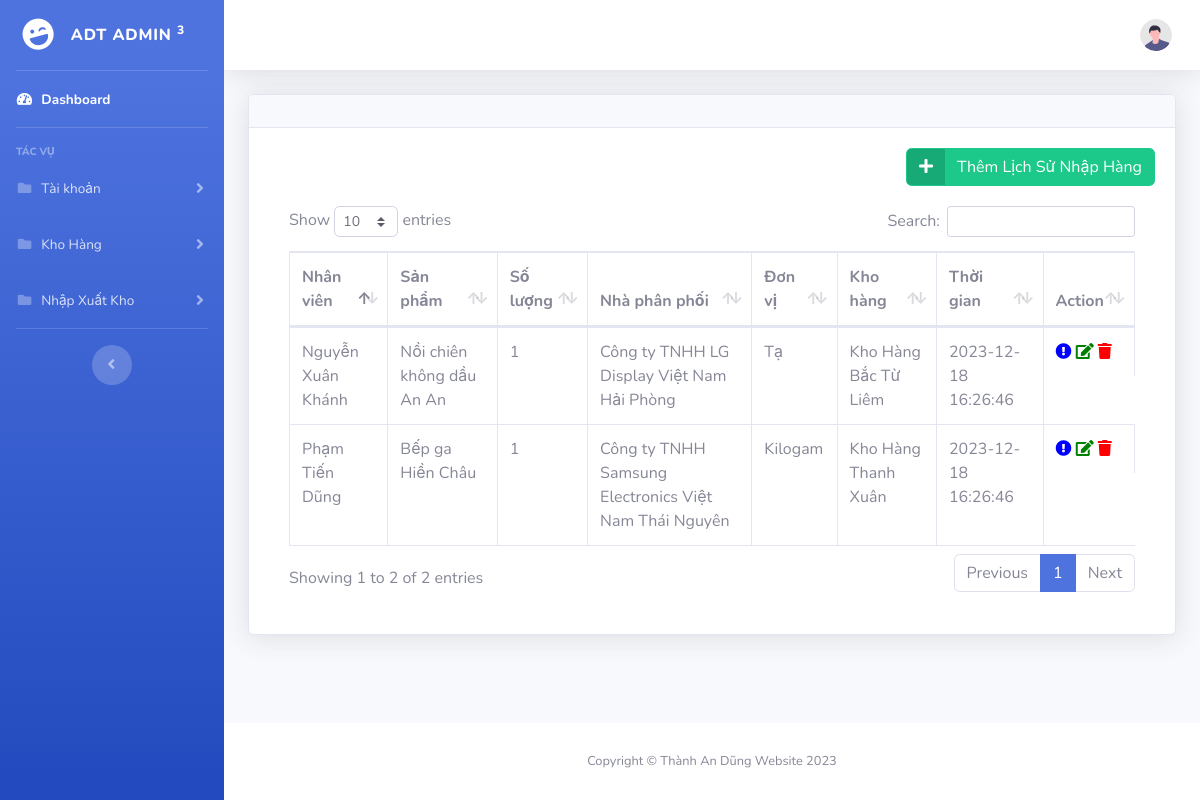
The page /lichsunhaphang/lichsunhaphang.php (signed in) on the database its author committed.
### tables this page shows
CREATE TABLE `lichsunhaphang` (
  `id` int(11) NOT NULL,
  `thoiGian` timestamp NOT NULL DEFAULT CURRENT_TIMESTAMP,
  `nhanVienId` int(11) NOT NULL,
  `sanPhamId` int(11) NOT NULL,
  `soLuong` int(11) NOT NULL,
  `nhaPhanPhoiId` int(11) NOT NULL,
  `donViId` int(11) NOT NULL,
  `khoHangId` int(11) NOT NULL
);

CREATE TABLE `nhanvien` (
  `id` int(11) NOT NULL,
  `tenNhanVien` varchar(100) NOT NULL,
  `soDienThoai` varchar(255) NOT NULL,
  `email` varchar(255) NOT NULL,
  `diaChi` varchar(255) NOT NULL,
  `chucVu` varchar(255) NOT NULL
);

CREATE TABLE `sanpham` (
  `id` int(11) NOT NULL,
  `tenSanPham` varchar(255) NOT NULL,
  `soLuong` int(11) NOT NULL,
  `donViId` int(11) NOT NULL,
  `nhaPhanPhoiId` int(11) NOT NULL,
  `danhMucId` int(11) NOT NULL
);

CREATE TABLE `nhaphanphoi` (
  `id` int(11) NOT NULL,
  `tenNhaPhanPhoi` varchar(255) NOT NULL,
  `dienThoai` varchar(20) NOT NULL,
  `diaChi` varchar(255) NOT NULL
);

CREATE TABLE `donvi` (
  `id` int(11) NOT NULL,
  `tenDonVi` varchar(255) NOT NULL
);

CREATE TABLE `khohang` (
  `id` int(11) NOT NULL,
  `tenKhoHang` varchar(100) NOT NULL,
  `diaChi` varchar(255) NOT NULL,
  `taiKhoanId` int(11) NOT NULL,
  `nhanVienId` int(11) NOT NULL
);

### lichsunhaphang/lichsunhaphang.php (the view, shortened to what this page needs)
<!DOCTYPE html>
<html lang="en">
<head>
    <link href="../vendor/fontawesome-free/css/all.min.css" rel="stylesheet" type="text/css">
    <link href="../css/sb-admin-2.min.css" rel="stylesheet">
    <link href="../vendor/datatables/dataTables.bootstrap4.min.css" rel="stylesheet">
</head>
<body id="page-top">
    <div id="wrapper">
        <?php require('../layout/menu.php'); ?>
        <div id="content-wrapper" class="d-flex flex-column">
            <div id="content">
                <?php require('../layout/header.php'); ?>
                <div class="container-fluid">
                    <div class="card shadow mb-4">
                        <div class="card-header py-3">
                        </div>
                        <div class="card-body">
                            <div class="table-responsive">
                                <div class="row justify-content-end">
                                    <div class="col-auto">
                                        <a href="themlichsunhaphang.php" class="btn btn-success btn-icon-split">
                                            <div class="icon">
                                                <i class="fas fa-plus"></i>
                                            </div>
                                            <span class="text">Thêm Lịch Sử Nhập Hàng</span>
                                        </a>
                                    </div>
                                </div>
                                <div class="card-body">
                                    <div class="table-responsive">
                                        <table class="table table-bordered" id="dataTable" width="100%" cellspacing="0">
                                            <thead>
                                                <tr>
                                                    <th>Nhân viên</th>
                                                    <th>Sản phẩm</th>
                                                    <th>Số lượng</th>
                                                    <th>Nhà phân phối</th>
                                                    <th>Đơn vị</th>
                                                    <th>Kho hàng</th>
                                                    <th>Thời gian</th>
                                                    <th>Action</th>
                                                </tr>
                                            </thead>
                                            <tbody>
                                                <?php
                                                require('../connection.php');
                                                $sql = "SELECT l.*, nv.tenNhanVien, sp.tenSanPham, np.tenNhaPhanPhoi, dv.tenDonVi, kh.tenKhoHang
                                                FROM lichsunhaphang l
                                                INNER JOIN nhanvien nv ON l.nhanVienId = nv.id
                                                INNER JOIN sanpham sp ON l.sanPhamId = sp.id
                                                INNER JOIN nhaphanphoi np ON l.nhaPhanPhoiId = np.id
                                                INNER JOIN donvi dv ON l.donViId = dv.id
                                                INNER JOIN khohang kh ON l.khoHangId = kh.id";
                                                $lichsunhaphang = mysqli_query($conn, $sql);
                                                if (mysqli_num_rows($lichsunhaphang) > 0) {
                                                    foreach ($lichsunhaphang as $item) {
                                                        echo "<tr>
                                                    <td>{$item['tenNhanVien']}</td>
                                                    <td>{$item['tenSanPham']}</td>
                                                    <td>{$item['soLuong']}</td>
                                                    <td>{$item['tenNhaPhanPhoi']}</td>
                                                    <td>{$item['tenDonVi']}</td>
                                                    <td>{$item['tenKhoHang']}</td>
                                                    <td>{$item['thoiGian']}</td>
                                                    <td style='text-align: center; display: flex'>
                                                        <a href='chitietlichsunhaphang.php?id={$item['id']}' style='color: blue;'><i class='fas fa-exclamation-circle'></i></a>
                                                        &nbsp;
                                                        <a href='sualichsunhaphang.php?id={$item['id']}' style='color: green;'><i class='fas fa-edit'></i></a>
                                                        &nbsp;
                                                        <a onclick=\"return checkDelete('{$item['id']}');\" href='xoalichsunhaphang.php?id={$item['id']}' style='color: red;'><i class='fas fa-trash'></i></a>
                                                    </td>
                                                </tr>";
                                                    }
                                                }
                                                ?>
                                            </tbody>
                                        </table>
                                    </div>
                                </div>
                            </div>
                        </div>
                    </div>
                </div>
            </div>
            <footer class="sticky-footer bg-white">
                <div class="container my-auto">
                    <div class="copyright text-center my-auto">
                        <span>Copyright &copy; Thành An Dũng Website 2023</span>
                    </div>
                </div>
            </footer>
        </div>
    </div>
</body>
</html>

### rows shown on the page
lichsunhaphang: nhanVienId.tenNhanVien "Phạm Tiến Dũng", sanPhamId.tenSanPham "Bếp ga Hiền Châu", soLuong "1", nhaPhanPhoiId.tenNhaPhanPhoi "Công ty TNHH Samsung Electronics Việt Nam Thái Nguyên", donViId.tenDonVi "Kilogam", khoHangId.tenKhoHang "Kho Hàng Thanh Xuân", thoiGian "2023-12-18 16:26:46"
lichsunhaphang: nhanVienId.tenNhanVien "Nguyễn Xuân Khánh", sanPhamId.tenSanPham "Nồi chiên không dầu An An", soLuong "1", nhaPhanPhoiId.tenNhaPhanPhoi "Công ty TNHH LG Display Việt Nam Hải Phòng", donViId.tenDonVi "Tạ", khoHangId.tenKhoHang "Kho Hàng Bắc Từ Liêm", thoiGian "2023-12-18 16:26:46"
